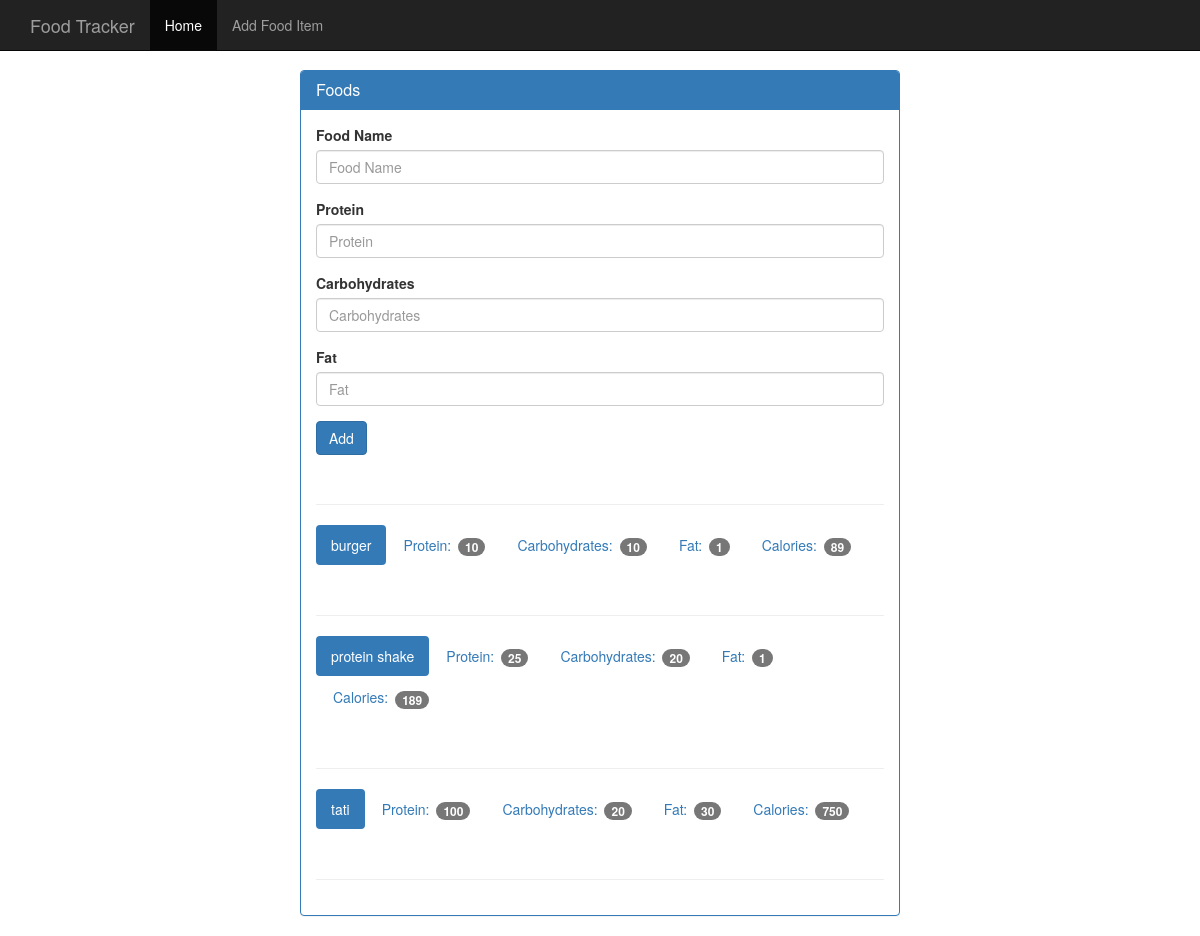
Before: /food with the older database file.
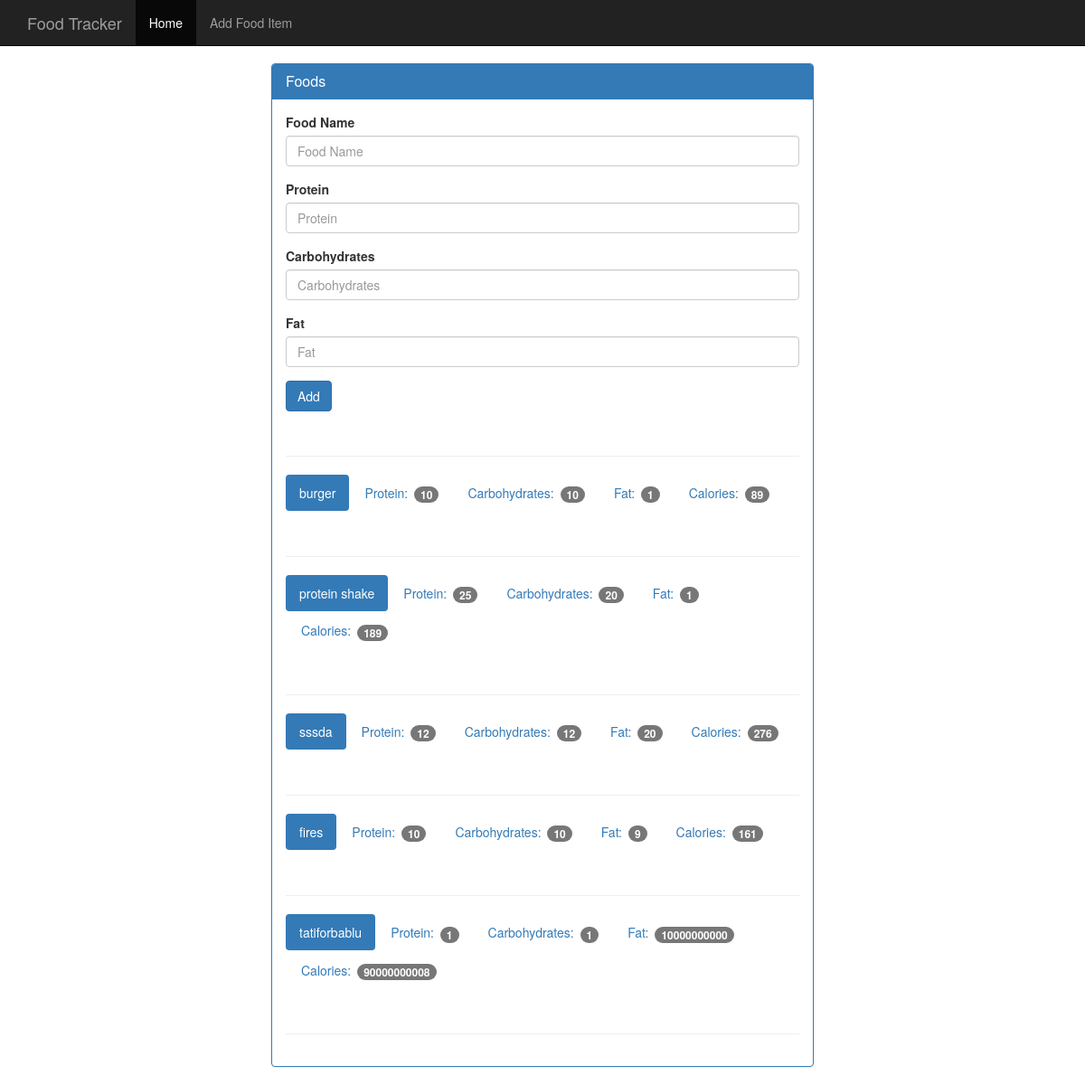
After: the same page with the newer database file.
### tables this page shows
CREATE TABLE food (
    id integer primary key autoincrement,
    name text not null,
    protein integer not null,
    carbohydrates integer not null,
    fat integer not null,
    calories integer not null
);

### app.py (the view, shortened to what this page needs)
@app.route('/food', methods=['POST', 'GET'])
def add_food():
    db = connect_db()
    cur = db.execute('select * from food')
    results = cur.fetchall()
    return render_template('add_food.html', food_list=results)

### database.py (called while the page is built)
def connect_db():
    current_path = os.getcwd()
    db_name = "food_log.db"
    sql = sqlite3.connect(f"{current_path}/{db_name}")
    sql.row_factory = sqlite3.Row
    return sql

### templates/add_food.html (shortened to what this page needs)
{% extends "base.html" %}  {% block content %}
<div class="container theme-showcase col-sm-6 col-sm-offset-3" role="main">
  <div class="row">
    <div>
      <div class="panel panel-primary">
        <div class="panel-heading">
          <h3 class="panel-title">Foods</h3>
        </div>
        <div class="panel-body">
          <form method="POST" action="/food">
            <div class="form-group">
              <label for="food-name">Food Name</label>
              <input
                type="text"
                class="form-control"
                id="food-name"
                placeholder="Food Name"
                name="food-name"
              />
            </div>
            <div class="form-group">
              <label for="protein">Protein</label>
              <input
                type="number"
                class="form-control"
                id="protein"
                placeholder="Protein"
                name="protein"
              />
            </div>
            <div class="form-group">
              <label for="carbohydrates">Carbohydrates</label>
              <input
                type="number"
                class="form-control"
                id="carbohydrates"
                placeholder="Carbohydrates"
                name="carbs"
              />
            </div>
            <div class="form-group">
              <label for="fat">Fat</label>
              <input
                type="number"
                class="form-control"
                id="fat"
                placeholder="Fat"
                name="fat"
              />
            </div>
            <button type="submit" class="btn btn-primary">Add</button>
          </form>
          <div class="page-header"></div>
          {% for item in food_list %}
          <ul class="nav nav-pills" role="tablist">
            <li class="active"><a>{{ item.name }}</a></li>
            <li>
              <a>Protein: <span class="badge">{{ item.protein }}</span></a>
            </li>
            <li>
              <a>Carbohydrates: <span class="badge">{{ item.carbohydrates }}</span></a>
            </li>
            <li>
              <a>Fat: <span class="badge">{{ item.fat }}</span></a>
            </li>
            <li>
              <a>Calories: <span class="badge">{{ item.calories }}</span></a>
            </li>
          </ul>
          <div class="page-header"></div>
          {% endfor %}
        </div>
      </div>
    </div>
  </div>
</div>
{% endblock content %}

### templates/base.html (shortened to what this page needs)
<!DOCTYPE html>
<html lang="en">
  <head>
    <link
      href="{{ url_for('static',filename= 'bootstrap.min.css') }}"
      rel="stylesheet"
    />
    <link
      href="{{ url_for('static',filename= 'theme.css') }}"
      rel="stylesheet"
    />
  </head>
  <body>
    <nav class="navbar navbar-inverse navbar-fixed-top">
      <div class="container">
        <div class="navbar-header">
          <a class="navbar-brand" href="{{ url_for('index') }}">Food Tracker</a>
        </div>
        <div id="navbar" class="navbar-collapse collapse">
          <ul class="nav navbar-nav">
            <li class="active"><a href="{{ url_for('index') }}">Home</a></li>
            <li><a href="{{ url_for('add_food') }}">Add Food Item</a></li>
          </ul>
        </div>
      </div>
    </nav>
    {% block content %} {% endblock content %}
  </body>
</html>

### static/theme.css (style rules this page uses)
body { padding-top: 70px; padding-bottom: 30px; }

Changed rows visible on the page:
removed food: name "tati", protein "100", carbohydrates "20", fat "30", calories "750"
added food: name "sssda", protein "12", carbohydrates "12", fat "20", calories "276"
added food: name "fires", protein "10", carbohydrates "10", fat "9", calories "161"
added food: name "tatiforbablu", protein "1", carbohydrates "1", fat "10000000000", calories "90000000008"
